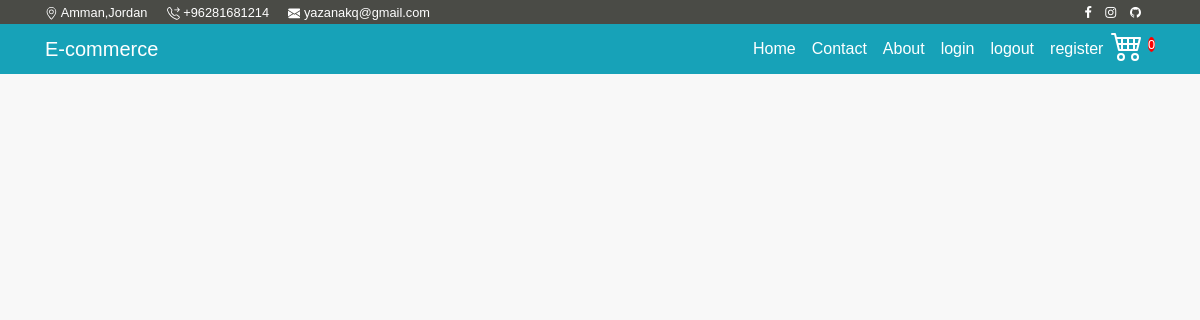
The page /store/ on the database as committed earlier.
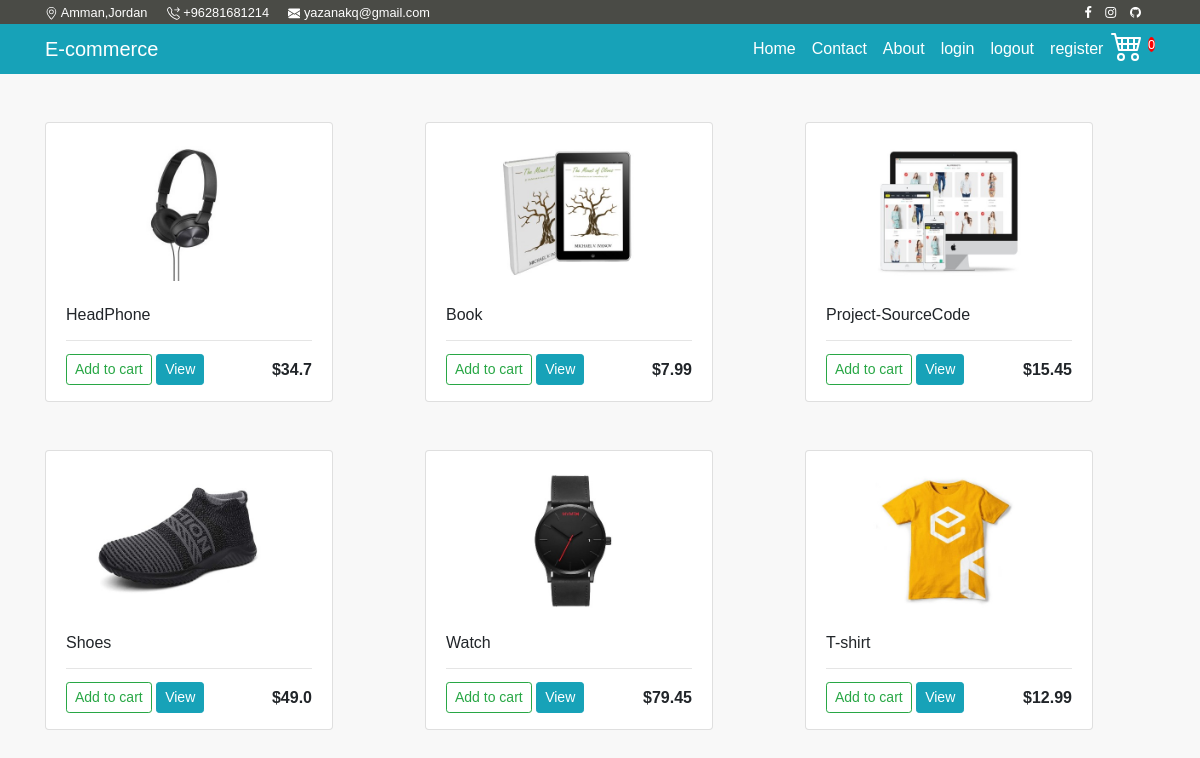
The same page on the database as committed later.
### EcommerceApp/models.py (models this page shows, shortened)
class Product(models.Model):
	name = models.CharField(max_length=250, null = True)
	price = models.FloatField()
	digital = models.BooleanField(default=False, null =True, blank=True,)
	image = models.ImageField(null= True, blank=True)

### EcommerceApp/views.py (the view)
# urls.py: path('store/', views.store, name='store'),
def store(request):
	if request.user.is_authenticated:
		customer = request.user.customer
		order, created = Order.objects.get_or_create(customer=customer, complete=False)
		items = order.orderitem_set.all()
		cartItems = order.get_cart_items
	else:
		items = []
		order = {'get_cart_total':0, 'get_cart_items':0, 'shipping':False}
		cartItems = order['get_cart_items']
	products = Product.objects.all()
	context = {'products':products, 'cartItems':cartItems}
	return render(request, 'store.html', context)

### EcommerceApp/templates/store.html (shortened to what this page needs)
{% extends 'base.html' %}
{% load static %}
{% block content %}
<!DOCTYPE html>
<html>
<head>
</head>
<body>
	<br><br>
<div class="container">
<div class="row">
{% if products %}
	{% for product in products %}
		<div class="col-sm">
		<div class="card" style="width: 18rem;">
	  <div class="card-body">
	     <img src="{{ product.image.url }}" class="card-img-top" alt="...">
	  		<br><br>
	    <h6 class="card-text">{{ product.name }}</h6>
	    <hr>
	    <button data-product='{{ product.id }}'
	    data-action='add' style="margin-top: -3px;" href="#" class="btn btn-outline-success btn-sm update-cart">Add to cart</button>
      <a style="margin-top: -3px;" href="#" class="btn btn-info btn-sm">View</a>
       <p style="margin-top: -27px;" class="text-right"><strong>
	    ${{ product.price }}</strong></p>
	  </div>
	</div>
	<br>
	<br>
</div>
	{% endfor %}
{% endif %}
</div>
</div>
</body>
</html>
{% endblock %}

### EcommerceApp/templates/base.html (shortened to what this page needs)
<!doctype html>
{% load static %}
<html lang="en">
  <head>
    <link rel="stylesheet" href="https://stackpath.bootstrapcdn.com/bootstrap/4.5.2/css/bootstrap.min.css">
    <link rel="stylesheet"
    href="{% static 'css/style.css' %}">
    <link rel="stylesheet" href="https://maxcdn.bootstrapcdn.com/font-awesome/4.6.3/css/font-awesome.min.css">
  </head>
  <body>
  <div class="UpperBar">
    <div class="container">
      <small>
     Amman,Jordan</small>
    <small class="phone">
 +96281681214
    </small>
      <small class="email"> yazanakq@gmail.com</small>
  <small>
  <a href="https://www.facebook.com/MOASEMGGBHHH/" target="_blank" style="color: white; margin-left: 650px; text-decoration: none;" class="fa fa-facebook" aria-hidden="true"></a>
  <a href="https://www.instagram.com/yazanakq/" target="_blank" style="color: white; margin-left:10px; text-decoration: none;" class="fa fa-instagram" aria-hidden="true"></a>
  <a href="https://github.com/Yazan-Akq" target="_blank" style="color: white; margin-left:10px; text-decoration: none;" class="fa fa-github" aria-hidden="true"></a>
  </small>
    </div>
  </div>
    <nav class="navbar navbar-expand-lg navbar-dark bg-info">
      <div class="container">
  <a class="navbar-brand" href="{% url 'home' %}"> E-commerce</a>
  <div class="collapse navbar-collapse" id="navbarSupportedContent">
    <ul class="navbar-nav ml-auto">
      <li class="nav-item active">
        <div class="hover">
        <a class="nav-link active" href="{% url 'home' %}">Home<span class="sr-only">(current)</span></a>
      </div>
      </li>
      <li class="nav-item">
        <div class="hover">
        <a class="nav-link active" href="#">Contact</a>
      </div>
      </li>
      <li class="nav-item">
        <div class="hover">
        <a class="nav-link active" href="#">About</a>
      </div>
      </li>
       <li class="nav-item">
        <div class="hover">
        <a class="nav-link active" href="#">login</a>
      </div>
      </li>
      <li class="nav-item">
        <div class="hover">
        <a class="nav-link active" href="#">logout</a>
      </div>
      </li>
      <li class="nav-item">
        <div class="hover">
        <a class="nav-link active" href="#">register</a>
      </div>
      </li>
      <li class="nav-item">
        <div class="hover">
        <a style="text-decoration: none;" href="{% url 'cart' %}">
        <div style="color: white">
        <small id="cart-total">{{ cartItems }}</small>
      </div>
        </a>
      </div>
      </li>
    </div>
  </div>
</nav>
    {% block content %}
    {% endblock %}
  </body>
</html>

### static/css/style.css (style rules this page uses)
* { box-sizing:border-box; margin:0; padding:0; list-style:none; font-family: Helvetica; }
nav { width: 100%; height: 50px; position: fixed; top: 0; left:0; }
li.nav-item { border:none; position: relative; }
.nav-item::after { content: ''; position: absolute; width: 0px; height: 3px; left: 50%; bottom:10; background-color: white; transition: all ease-in-out .2s; }
.UpperBar { background-color: #4a4b46; color: white; }
.email { margin-left: 15px; }
.phone { margin-left: 15px; }
body { background-color: #F8F8F8; }
#cart-total { text-align: center; list-style:none; background-color: red; width: 20px; height: 25px; border-radius: 50%; }
.card { height: 280px; }

Rows that differ between the two databases and show on the page:
added Product: image (picture), name "HeadPhone", price "34.7"
added Product: image (picture), name "Book", price "7.99"
added Product: image (picture), name "Project-SourceCode", price "15.45"
added Product: image (picture), name "Shoes", price "49.0"
added Product: image (picture), name "Watch", price "79.45"
added Product: image (picture), name "T-shirt", price "12.99"
